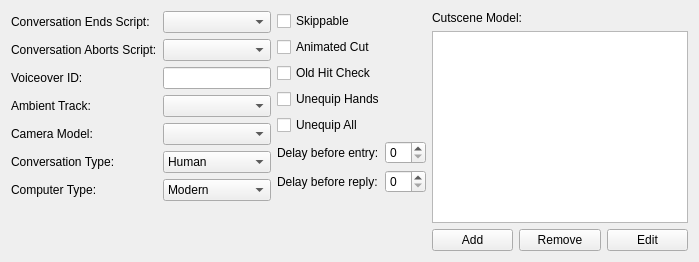
          <widget class="QWidget" name="fileTab">
           <attribute name="title">
            <string>This File</string>
           </attribute>
           <layout class="QHBoxLayout" name="horizontalLayout_11">
            <item>
             <layout class="QFormLayout" name="formLayout_6">
              <item row="0" column="0">
               <widget class="QLabel" name="label_37">
                <property name="text">
                 <string>Conversation Ends Script:</string>
                </property>
               </widget>
              </item>
              <item row="0" column="1">
               <widget class="ResRefComboBox" name="onEndEdit">
                <property name="resourceTypes" stdset="0">
                 <string>ncs nss</string>
                </property>
               </widget>
              </item>
              <item row="1" column="0">
               <widget class="QLabel" name="label_38">
                <property name="text">
                 <string>Conversation Aborts Script:</string>
                </property>
               </widget>
              </item>
              <item row="1" column="1">
               <widget class="ResRefComboBox" name="onAbortEdit">
                <property name="resourceTypes" stdset="0">
                 <string>ncs nss</string>
                </property>
               </widget>
              </item>
              <item row="2" column="0">
               <widget class="QLabel" name="label_39">
                <property name="text">
                 <string>Voiceover ID:</string>
                </property>
               </widget>
              </item>
              <item row="2" column="1">
               <widget class="QLineEdit" name="voIdEdit">
                <property name="maxLength">
                 <number>16</number>
                </property>
               </widget>
              </item>
              <item row="3" column="0">
               <widget class="QLabel" name="label_40">
                <property name="text">
                 <string>Ambient Track:</string>
                </property>
               </widget>
              </item>
              <item row="3" column="1">
               <widget class="ResRefComboBox" name="ambientTrackEdit">
                <property name="resourceTypes" stdset="0">
                 <string>wav mp3</string>
                </property>
               </widget>
              </item>
              <item row="4" column="0">
               <widget class="QLabel" name="label_41">
                <property name="text">
                 <string>Camera Model:</string>
                </property>
               </widget>
              </item>
              <item row="4" column="1">
               <widget class="ResRefComboBox" name="cameraModelEdit">
                <property name="resourceTypes" stdset="0">
                 <string>mdl</string>
                </property>
               </widget>
              </item>
              <item row="5" column="0">
               <widget class="QLabel" name="label_42">
                <property name="text">
                 <string>Conversation Type:</string>
                </property>
               </widget>
              </item>
              <item row="6" column="0">
               <widget class="QLabel" name="label_43">
                <property name="text">
                 <string>Computer Type:</string>
                </property>
               </widget>
              </item>
              <item row="5" column="1">
               <widget class="QComboBox" name="conversationSelect">
                <item>
                 <property name="text">
                  <string>Human</string>
                 </property>
                </item>
                <item>
                 <property name="text">
                  <string>Computer</string>
                 </property>
                </item>
                <item>
                 <property name="text">
                  <string>Type 3</string>
                 </property>
                </item>
                <item>
                 <property name="text">
                  <string>Type 4</string>
                 </property>
                </item>
                <item>
                 <property name="text">
                  <string>Type 5</string>
                 </property>
                </item>
               </widget>
              </item>
              <item row="6" column="1">
               <widget class="QComboBox" name="computerSelect">
                <item>
                 <property name="text">
                  <string>Modern</string>
                 </property>
                </item>
                <item>
                 <property name="text">
                  <string>Ancient</string>
                 </property>
                </item>
               </widget>
              </item>
             </layout>
            </item>
            <item>
             <layout class="QVBoxLayout" name="verticalLayout_11">
              <item>
               <layout class="QVBoxLayout" name="verticalLayout_10">
                <item>
                 <widget class="QCheckBox" name="skippableCheckbox">
                  <property name="text">
                   <string>Skippable</string>
                  </property>
                 </widget>
                </item>
                <item>
                 <widget class="QCheckBox" name="animatedCutCheckbox">
                  <property name="text">
                   <string>Animated Cut</string>
                  </property>
                 </widget>
                </item>
                <item>
                 <widget class="QCheckBox" name="oldHitCheckbox">
                  <property name="text">
                   <string>Old Hit Check</string>
                  </property>
                 </widget>
                </item>
                <item>
                 <widget class="QCheckBox" name="unequipHandsCheckbox">
                  <property name="text">
                   <string>Unequip Hands</string>
                  </property>
                 </widget>
                </item>
                <item>
                 <widget class="QCheckBox" name="unequipAllCheckbox">
                  <property name="text">
                   <string>Unequip All</string>
                  </property>
                 </widget>
                </item>
               </layout>
              </item>
              <item>
               <layout class="QFormLayout" name="formLayout_7">
                <item row="0" column="0">
                 <widget class="QLabel" name="label_44">
                  <property name="text">
                   <string>Delay before entry:</string>
                  </property>
                 </widget>
                </item>
                <item row="0" column="1">
                 <widget class="QSpinBox" name="entryDelaySpin"/>
                </item>
                <item row="1" column="0">
                 <widget class="QLabel" name="label_45">
                  <property name="text">
                   <string>Delay before reply:</string>
                  </property>
                 </widget>
                </item>
                <item row="1" column="1">
                 <widget class="QSpinBox" name="replyDelaySpin"/>
                </item>
               </layout>
              </item>
             </layout>
            </item>
            <item>
             <layout class="QVBoxLayout" name="verticalLayout_12">
              <item>
               <widget class="QLabel" name="label_46">
                <property name="text">
                 <string>Cutscene Model:</string>
                </property>
               </widget>
              </item>
              <item>
               <widget class="QListWidget" name="stuntList"/>
              </item>
              <item>
               <layout class="QHBoxLayout" name="horizontalLayout_13">
                <item>
                 <widget class="QPushButton" name="addStuntButton">
                  <property name="text">
                   <string>Add</string>
                  </property>
                 </widget>
                </item>
                <item>
                 <widget class="QPushButton" name="removeStuntButton">
                  <property name="text">
                   <string>Remove</string>
                  </property>
                 </widget>
                </item>
                <item>
                 <widget class="QPushButton" name="editStuntButton">
                  <property name="text">
                   <string>Edit</string>
                  </property>
                 </widget>
                </item>
               </layout>
              </item>
             </layout>
            </item>
           </layout>
          </widget>
